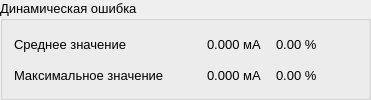
               <widget class="QGroupBox" name="groupBox_dynamicError">
                <property name="sizePolicy">
                 <sizepolicy hsizetype="Preferred" vsizetype="Maximum">
                  <horstretch>0</horstretch>
                  <verstretch>0</verstretch>
                 </sizepolicy>
                </property>
                <property name="font">
                 <font>
                  <family>Segoe UI</family>
                  <pointsize>10</pointsize>
                 </font>
                </property>
                <property name="title">
                 <string>Динамическая ошибка</string>
                </property>
                <layout class="QGridLayout" name="gridLayout_4">
                 <property name="bottomMargin">
                  <number>9</number>
                 </property>
                 <property name="horizontalSpacing">
                  <number>15</number>
                 </property>
                 <property name="verticalSpacing">
                  <number>10</number>
                 </property>
                 <item row="1" column="2">
                  <widget class="QLabel" name="label_dynamicErrorMaxPercent">
                   <property name="sizePolicy">
                    <sizepolicy hsizetype="Maximum" vsizetype="Maximum">
                     <horstretch>0</horstretch>
                     <verstretch>0</verstretch>
                    </sizepolicy>
                   </property>
                   <property name="text">
                    <string>0.00 %</string>
                   </property>
                  </widget>
                 </item>
                 <item row="1" column="0">
                  <widget class="QLabel" name="label_dynamicError_maximumValue">
                   <property name="sizePolicy">
                    <sizepolicy hsizetype="Maximum" vsizetype="Maximum">
                     <horstretch>0</horstretch>
                     <verstretch>0</verstretch>
                    </sizepolicy>
                   </property>
                   <property name="minimumSize">
                    <size>
                     <width>178</width>
                     <height>0</height>
                    </size>
                   </property>
                   <property name="text">
                    <string>Максимальное значение</string>
                   </property>
                  </widget>
                 </item>
                 <item row="0" column="1">
                  <widget class="QLabel" name="label_dynamicErrorMean">
                   <property name="sizePolicy">
                    <sizepolicy hsizetype="Maximum" vsizetype="Maximum">
                     <horstretch>0</horstretch>
                     <verstretch>0</verstretch>
                    </sizepolicy>
                   </property>
                   <property name="text">
                    <string>0.000 мА</string>
                   </property>
                  </widget>
                 </item>
                 <item row="0" column="2">
                  <widget class="QLabel" name="label_dynamicErrorMeanPercent">
                   <property name="sizePolicy">
                    <sizepolicy hsizetype="Maximum" vsizetype="Maximum">
                     <horstretch>0</horstretch>
                     <verstretch>0</verstretch>
                    </sizepolicy>
                   </property>
                   <property name="text">
                    <string>0.00 %</string>
                   </property>
                  </widget>
                 </item>
                 <item row="0" column="0">
                  <widget class="QLabel" name="label_dynamicError_averageValue">
                   <property name="sizePolicy">
                    <sizepolicy hsizetype="Maximum" vsizetype="Maximum">
                     <horstretch>0</horstretch>
                     <verstretch>0</verstretch>
                    </sizepolicy>
                   </property>
                   <property name="minimumSize">
                    <size>
                     <width>178</width>
                     <height>0</height>
                    </size>
                   </property>
                   <property name="text">
                    <string>Среднее значение</string>
                   </property>
                  </widget>
                 </item>
                 <item row="1" column="1">
                  <widget class="QLabel" name="label_dynamicErrorMax">
                   <property name="sizePolicy">
                    <sizepolicy hsizetype="Maximum" vsizetype="Maximum">
                     <horstretch>0</horstretch>
                     <verstretch>0</verstretch>
                    </sizepolicy>
                   </property>
                   <property name="text">
                    <string>0.000 мА</string>
                   </property>
                  </widget>
                 </item>
                 <item row="0" column="3">
                  <spacer name="horizontalSpacer_2">
                   <property name="orientation">
                    <enum>Qt::Orientation::Horizontal</enum>
                   </property>
                   <property name="sizeHint" stdset="0">
                    <size>
                     <width>40</width>
                     <height>20</height>
                    </size>
                   </property>
                  </spacer>
                 </item>
                </layout>
               </widget>
